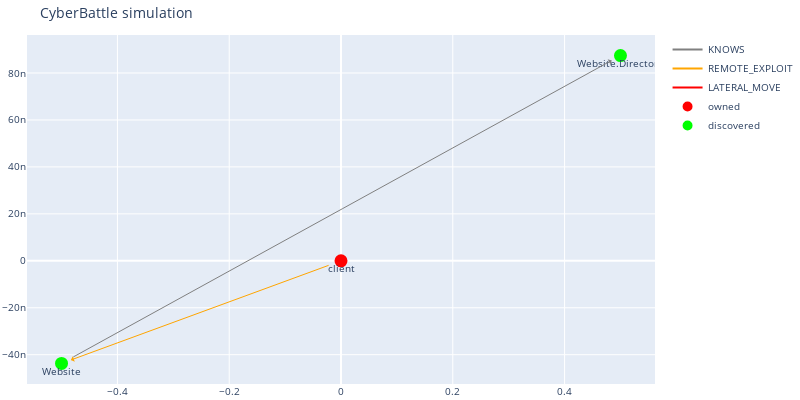

The code cell stored with this chart in its notebook:
### Code cell
# 2
github = c2.run_remote_attack("client", "Website", "ScanPageSource")
dbg.plot_discovered_network()

### Figure 1 — Plotly figure (JSON) as saved in the notebook; plotly's stock layout.template omitted (floating-point values rounded to 4 significant figures)
{"data": [{"line": {"color": "gray"}, "mode": "lines", "name": "KNOWS", "type": "scatter", "x": [0], "y": [0]}, {"line": {"color": "orange"}, "mode": "lines", "name": "REMOTE_EXPLOIT", "type": "scatter", "x": [0], "y": [0]}, {"line": {"color": "red"}, "mode": "lines", "name": "LATERAL_MOVE", "type": "scatter", "x": [0], "y": [0]}, {"hoverinfo": "text", "marker": {"color": "#D32F2E", "line": {"color": "rgb(255,0,0)", "width": 8}, "size": 5, "symbol": "circle-dot"}, "mode": "markers+text", "name": "owned", "text": ["client"], "textposition": "bottom center", "type": "scatter", "x": [0], "y": [0]}, {"hoverinfo": "text", "marker": {"color": "#0e9d00", "line": {"color": "rgb(0,255,0)", "width": 8}, "size": 5, "symbol": "circle-dot"}, "mode": "markers+text", "name": "discovered", "text": ["Website", "Website.Directory"], "textposition": "bottom center", "type": "scatter", "x": [-0.5, 0.5], "y": [-4.371e-08, 8.742e-08]}], "layout": {"annotations": [{"align": "center", "arrowcolor": "gray", "arrowhead": 1, "arrowsize": 1, "arrowwidth": 1, "ax": -0.5, "axref": "x", "ay": -4.371e-08, "ayref": "y", "hovertext": "KNOWS", "opacity": 1, "showarrow": true, "standoff": 10, "startstandoff": 10, "x": 0.5, "xref": "x", "y": 8.742e-08, "yref": "y"}, {"align": "center", "arrowcolor": "orange", "arrowhead": 1, "arrowsize": 1, "arrowwidth": 1, "ax": 0, "axref": "x", "ay": 0, "ayref": "y", "hovertext": "REMOTE_EXPLOIT", "opacity": 1, "showarrow": true, "standoff": 10, "startstandoff": 10, "x": -0.5, "xref": "x", "y": -4.371e-08, "yref": "y"}], "autosize": false, "font": {"size": 10}, "height": 400, "hovermode": "closest", "margin": {"b": 15, "l": 2, "r": 2, "t": 35}, "showlegend": true, "title": {"text": "CyberBattle simulation"}, "width": 800}}
